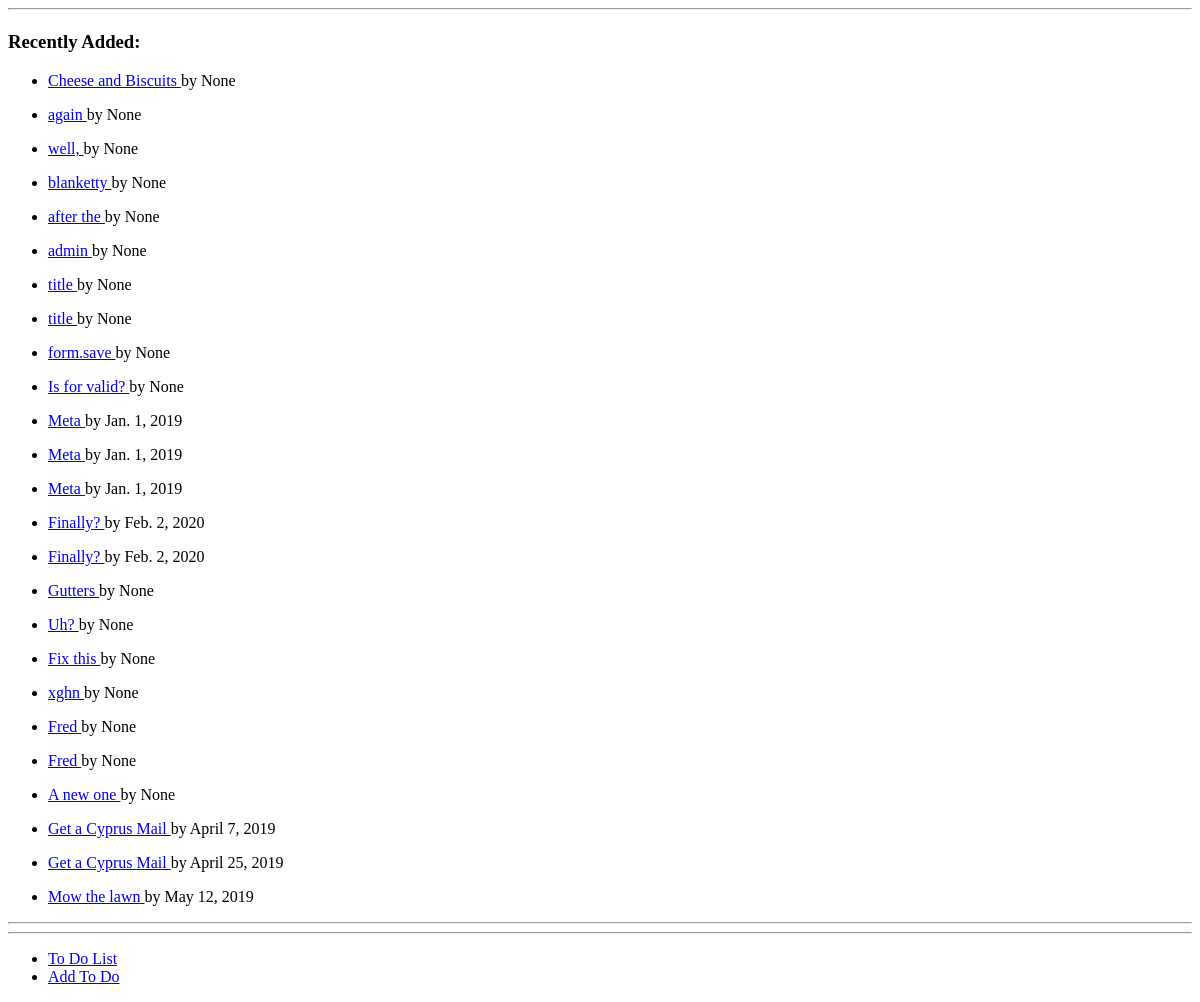
The page /todo/ on the database as committed earlier.
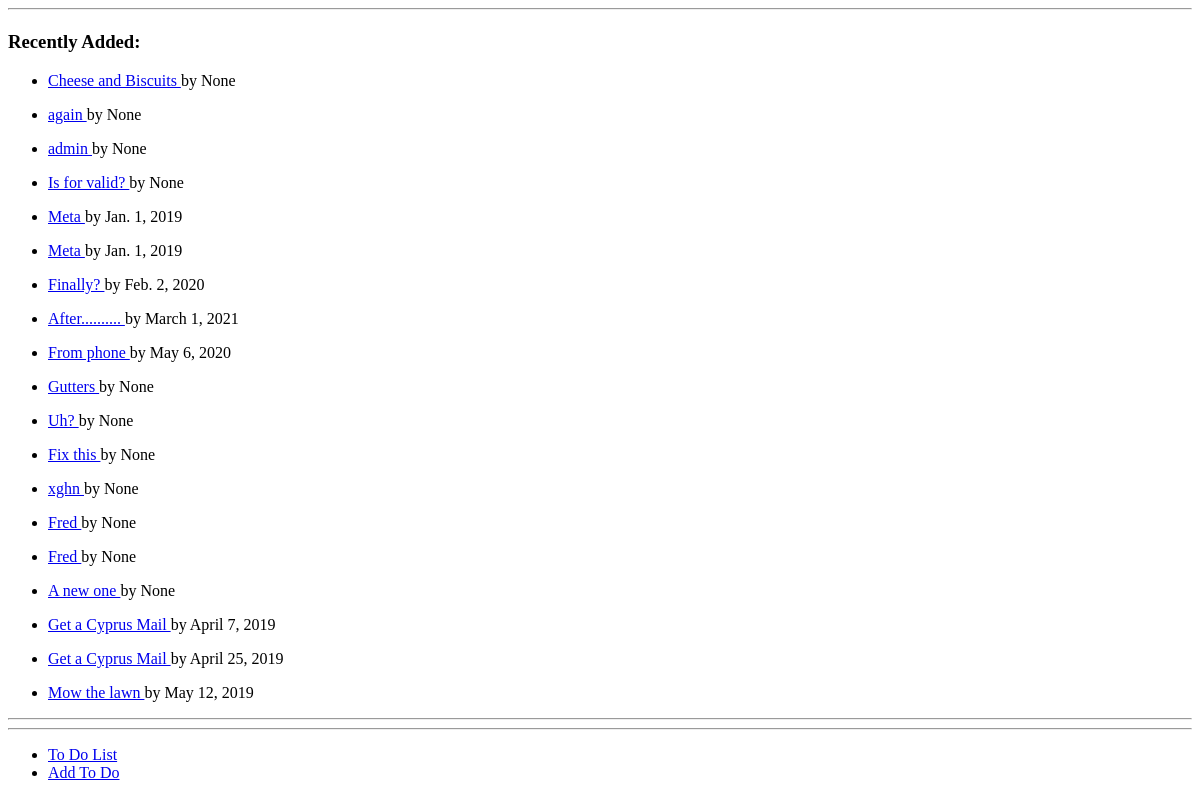
The same page on the database as committed later.
### todo/models.py (models this page shows, shortened)
class Todo(models.Model):
	title = models.CharField(max_length=25)
	description = models.CharField(max_length=100)
	creation_date = models.DateField(auto_now_add=True)
	target_completion_date = models.DateField(blank=True, null=True)
	start_date = models.DateField(blank=True, null=True)
	completed = models.BooleanField(default = False)
	completed_date = models.DateField(blank=True, null=True)
	slug = AutoSlugField(populate_from='title', unique = True)

### todo/views.py (the view)
# urls.py: path('', views.index, name='index'),
def index(request):
	latest_todo_list = Todo.objects.order_by('-creation_date')[:25]
	context_dict = {'todos': latest_todo_list}
	response = render(request, 'todo/index.html', context_dict)
	return response

### templates/todo/index.html (shortened to what this page needs)
{% extends 'todo/base.html' %}
{% load staticfiles %}
{% block body_block %}
<h1
	<div>
		<h3>Recently Added:</h3>
	</div>
	<div>
	{% if todos %}
	<ul>
		{% for title in todos %}
			<li>
				<p>
					<a href="/todo/modify_todo/{{title.slug }}"> {{title.title }} </a>
					by
				{{ title.target_completion_date }}
							</p>
			</li>
		{% endfor %}
	</ul>
	{% else %}
		<strong>There are no todos present.</strong>
	{% endif %}
	</div>
	{% endblock %}

### templates/todo/base.html (shortened to what this page needs)
<!DOCTYPE html>
{% load staticfiles %}
{% load i18n %}
<html>
    <head>
    </head>
    <body>
		<hr />
        <div>
            {% block body_block %}
            {% endblock %}
                <hr />
                <hr />
		<ul>
            <li><a href="{% url 'index' %}">To Do List</a></li>
            <li><a href="{% url 'add_todo' %}">Add To Do</a></li>
        </ul>
        </body>
</html>

Rows that differ between the two databases and show on the page:
removed Todo: title "well,", target_completion_date "None"
removed Todo: title "blanketty", target_completion_date "None"
removed Todo: title "after the", target_completion_date "None"
removed Todo: title "title", target_completion_date "None"
removed Todo: title "title", target_completion_date "None"
removed Todo: title "form.save", target_completion_date "None"
removed Todo: title "Meta", target_completion_date "Jan. 1, 2019"
removed Todo: title "Finally?", target_completion_date "Feb. 2, 2020"
added Todo: title "After..........", target_completion_date "March 1, 2021"
added Todo: title "From phone", target_completion_date "May 6, 2020"
